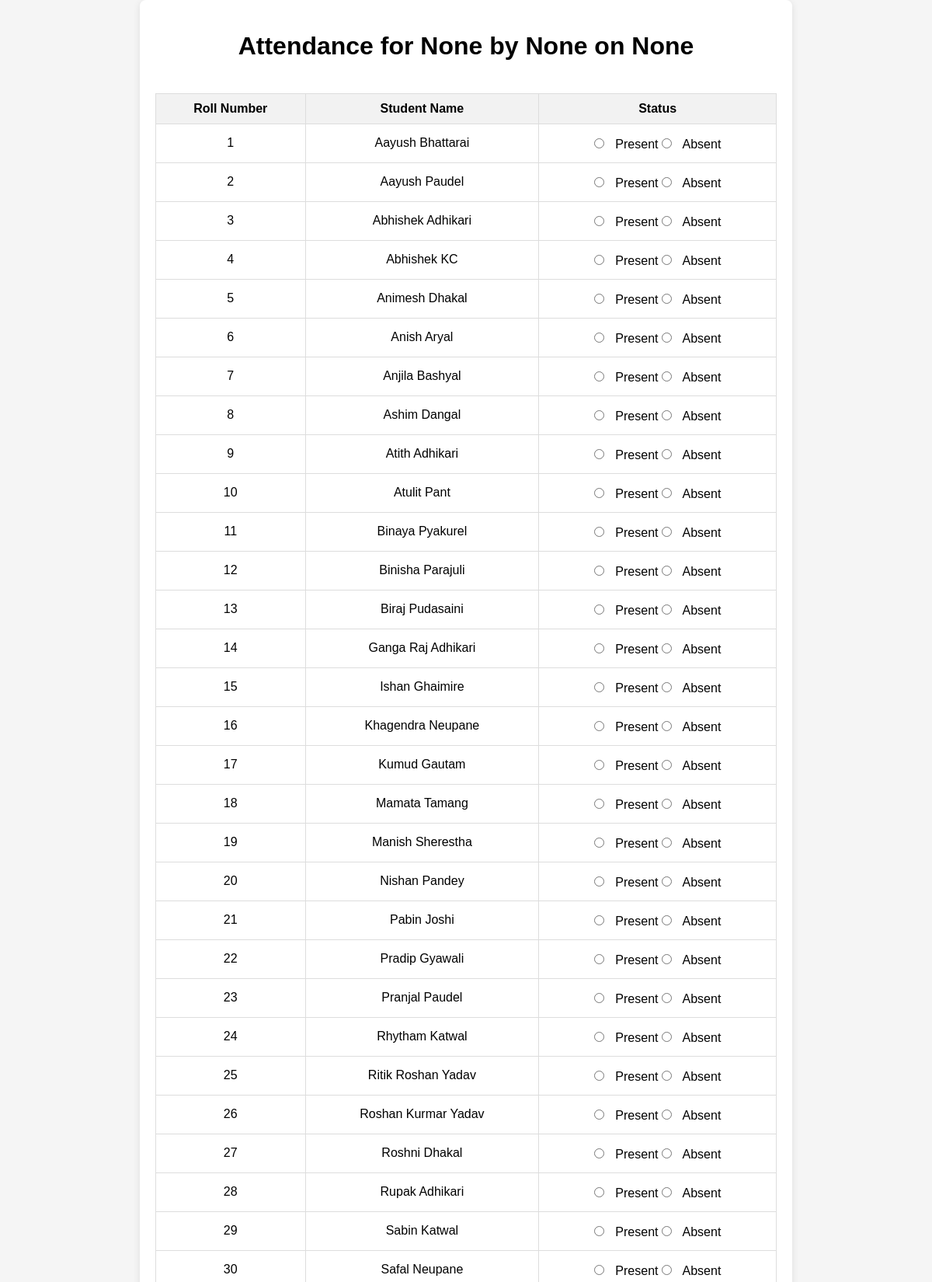
The app's page /attendance (upper part) with its own data.
### models.py (models this page shows)
class Student(db.Model):
    id = db.Column(db.Integer, primary_key=True)
    roll_number = db.Column(db.Integer, unique=True, nullable=False)
    name = db.Column(db.String(100), nullable=False)

### app.py (the view, shortened to what this page needs)
@app.route('/attendance', methods=['GET', 'POST'])
def attendance():
    subject = request.args.get('subject')
    teacher = request.args.get('teacher')
    date = request.args.get('date')
    students = Student.query.all()
    return render_template('attendance.html', students=students, subject=subject, teacher=teacher, date=date)

### templates/attendance.html (shortened to what this page needs)
<!DOCTYPE html>
<html lang="en">
<head>
    <link rel="stylesheet" href="{{ url_for('static', filename='css/style.css') }}">
</head>
<body>
    <div class="container">
        <h1>Attendance for {{ subject }} by {{ teacher }} on {{ date }}</h1>
        <form method="POST">
            <table class="attendance-table">
                <thead>
                    <tr>
                        <th>Roll Number</th>
                        <th>Student Name</th>
                        <th>Status</th>
                    </tr>
                </thead>
                <tbody>
                    {% for student in students %}
                        <tr>
                            <td>{{ student.roll_number }}</td>
                            <td>{{ student.name }}</td>
                            <td>
                                <input type="radio" name="attendance_{{ student.roll_number }}" value="P"> Present
                                <input type="radio" name="attendance_{{ student.roll_number }}" value="A"> Absent
                            </td>
                        </tr>
                    {% endfor %}
                </tbody>
            </table>
        </form>
    </div>
</body>
</html>

### static/css/style.css (style rules this page uses)
body { font-family: Arial, sans-serif; background-color: #f5f5f5; margin: 0; padding: 0; }
.container { max-width: 800px; margin: 0 auto; background-color: white; padding: 20px; box-shadow: 0 2px 10px rgba(0, 0, 0, 0.1); border-radius: 8px; }
h1 { text-align: center; }
form { display: flex; flex-direction: column; }
input, select, button { padding: 8px; margin: 8px 0; border: 1px solid #ddd; border-radius: 4px; }
table { width: 100%; margin-top: 20px; border-collapse: collapse; }
table, th, td { border: 1px solid #ddd; }
th, td { padding: 12px; text-align: left; }
th { background-color: #f2f2f2; }
.attendance-table input[type="radio"] { margin-right: 10px; }
.attendance-table th, .attendance-table td { text-align: center; padding: 10px; }
.attendance-table { margin-top: 20px; border-collapse: collapse; width: 100%; }
.attendance-table th { background-color: #f2f2f2; }

### records on screen
Student: roll_number "1", name "Aayush Bhattarai"
Student: roll_number "2", name "Aayush Paudel"
Student: roll_number "3", name "Abhishek Adhikari"
Student: roll_number "4", name "Abhishek KC"
Student: roll_number "5", name "Animesh Dhakal"
Student: roll_number "6", name "Anish Aryal"
Student: roll_number "7", name "Anjila Bashyal"
Student: roll_number "8", name "Ashim Dangal"
Student: roll_number "9", name "Atith Adhikari"
Student: roll_number "10", name "Atulit Pant"
Student: roll_number "11", name "Binaya Pyakurel"
Student: roll_number "12", name "Binisha Parajuli"
Student: roll_number "13", name "Biraj Pudasaini"
Student: roll_number "14", name "Ganga Raj Adhikari"
Student: roll_number "15", name "Ishan Ghaimire"
Student: roll_number "16", name "Khagendra Neupane"
Student: roll_number "17", name "Kumud Gautam"
Student: roll_number "18", name "Mamata Tamang"
Student: roll_number "19", name "Manish Sherestha"
Student: roll_number "20", name "Nishan Pandey"
Student: roll_number "21", name "Pabin Joshi"
Student: roll_number "22", name "Pradip Gyawali"
Student: roll_number "23", name "Pranjal Paudel"
Student: roll_number "24", name "Rhytham Katwal"
Student: roll_number "25", name "Ritik Roshan Yadav"
Student: roll_number "26", name "Roshan Kurmar Yadav"
Student: roll_number "27", name "Roshni Dhakal"
Student: roll_number "28", name "Rupak Adhikari"
Student: roll_number "29", name "Sabin Katwal"
Student: roll_number "30", name "Safal Neupane"

### other values on screen
{{ subject }} "None"
{{ teacher }} "None"
{{ date }} "None"
